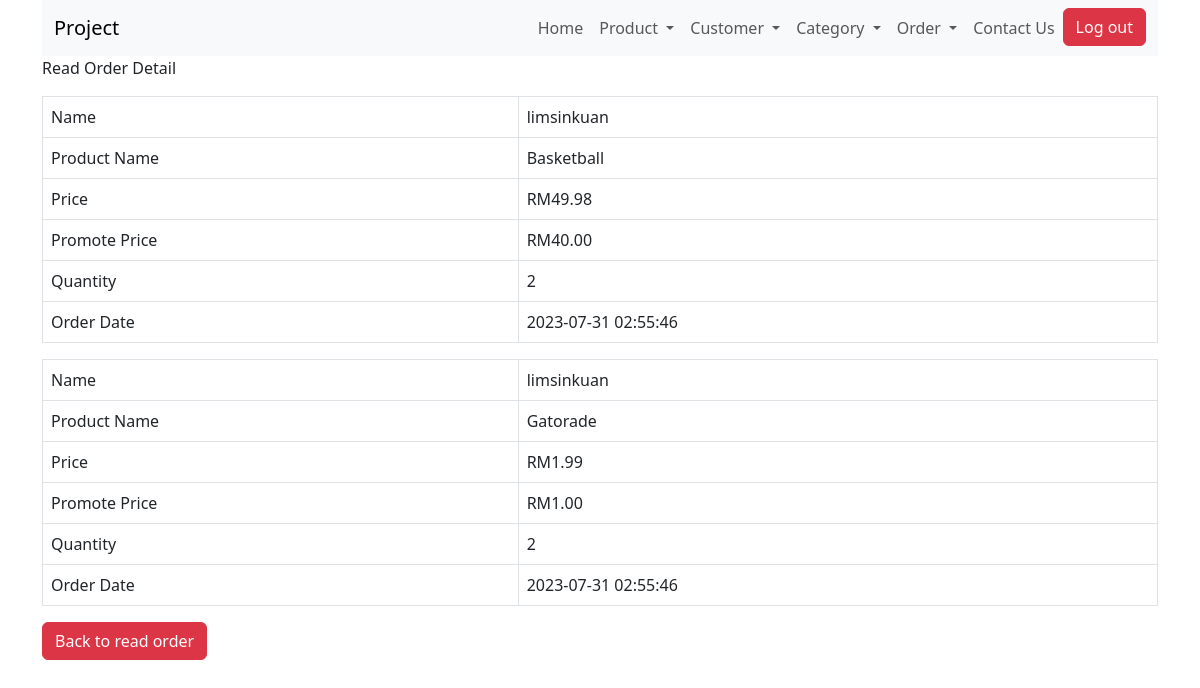
/order_detail_read.php?id=3, run on an earlier commit of the app's database.
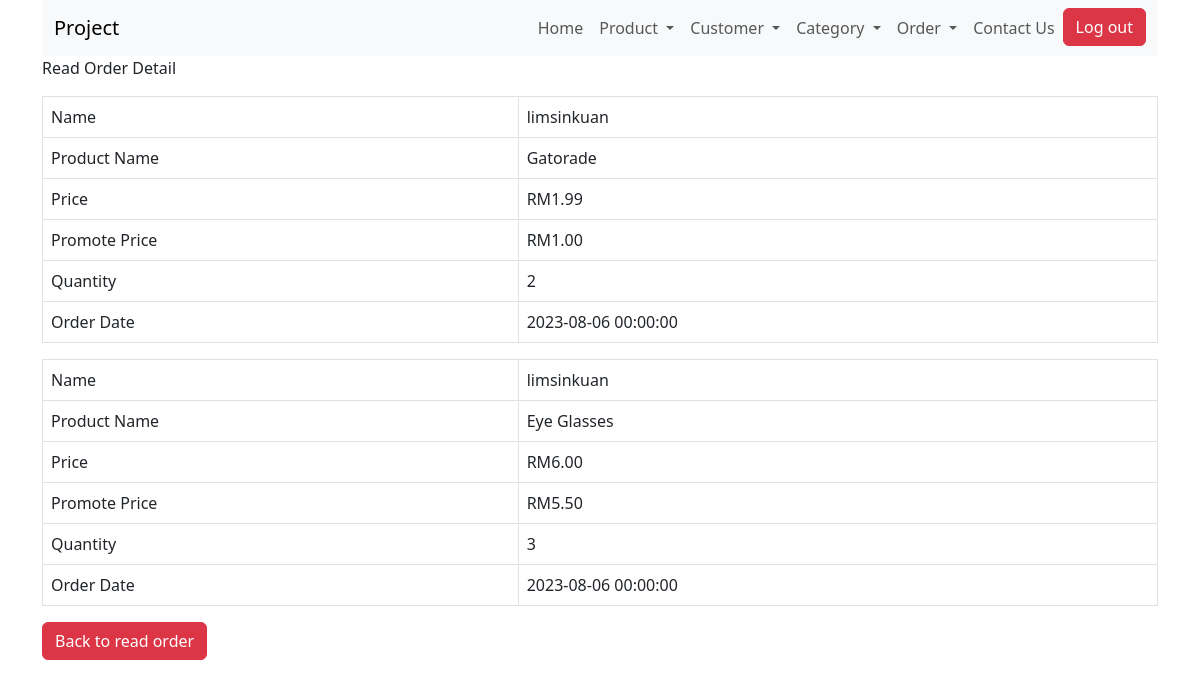
And on a later commit of the database.
### tables this page shows
CREATE TABLE `order_detail` (
  `order_detail_id` int(11) NOT NULL,
  `order_id` int(11) NOT NULL,
  `product_id` int(11) NOT NULL,
  `quantity` int(11) NOT NULL
);

CREATE TABLE `products` (
  `id` int(11) NOT NULL,
  `name` varchar(128) NOT NULL,
  `category_id` int(11) NOT NULL,
  `description` text NOT NULL,
  `price` double NOT NULL,
  `promote_price` float NOT NULL,
  `manufacture_date` datetime NOT NULL,
  `expired_date` datetime NOT NULL,
  `created` datetime NOT NULL,
  `modified` timestamp NOT NULL DEFAULT current_timestamp() ON UPDATE current_timestamp()
);

CREATE TABLE `order_summary` (
  `order_id` int(11) NOT NULL,
  `customer_id` int(11) NOT NULL,
  `order_date` datetime NOT NULL
);

CREATE TABLE `customers` (
  `user_id` int(11) NOT NULL,
  `username` varchar(20) NOT NULL,
  `first_name` varchar(20) NOT NULL,
  `last_name` varchar(20) NOT NULL,
  `password` text NOT NULL,
  `email` varchar(30) NOT NULL,
  `date_of_birth` date NOT NULL,
  `registration_date_time` datetime NOT NULL DEFAULT current_timestamp() ON UPDATE current_timestamp(),
  `gender` enum('male','female') NOT NULL,
  `status` enum('active','inactive') NOT NULL DEFAULT 'active'
);

### order_detail_read.php (the view, shortened to what this page needs)
<!DOCTYPE HTML>
<html>
<head>
    <link href="https://cdn.jsdelivr.net/npm/bootstrap@5.3.0/dist/css/bootstrap.min.css" rel="stylesheet">
</head>
<body>
    <div class="container">
        <?php
        include 'menu/menu.php';
        ?>
        <div>
            <p>Read Order Detail</p>
        </div>
        <?php
        $id = isset($_GET['id']) ? $_GET['id'] : die('ERROR: Record ID not found.');
        include 'config/database.php';
        try {
            $query = "SELECT customers.username, products.id, products.name, products.promote_price, products.price, order_summary.customer_id, order_summary.order_date, order_detail.order_detail_id, order_detail.order_id, order_detail.product_id, order_detail.quantity FROM order_detail INNER JOIN products ON products.id = order_detail.product_id INNER JOIN order_summary ON order_summary.order_id = order_detail.order_id INNER JOIN customers ON customers.user_id = order_summary.customer_id WHERE order_detail.order_id = :id";
            $stmt = $con->prepare($query);
            $stmt->bindParam(":id", $id);
            $stmt->execute();
            while ($row = $stmt->fetch(PDO::FETCH_ASSOC)) {
                echo "<table class='table table-hover table-responsive table-bordered'>";
                echo "<tr>";
                echo "<td>Name</td>";
                echo "<td>" . $username = $row['username'] . "</td>";
                echo "</tr>";
                echo "<tr>";
                echo "<td>Product Name</td>";
                echo "<td>" . $product_name = $row['name'] . "</td>";
                echo "</tr>";
                $price = $row['price'];
                echo "<tr>";
                echo "<td>Price</td>";
                echo "<td>" . "RM" . $decimalprice = number_format((float)$price, 2, '.', '') . "</td>";
                echo "</tr>";
                $promote_price = $row['promote_price'];
                echo "<tr>";
                echo "<td>Promote Price</td>";
                echo "<td>" . "RM" . $decimalpromote = number_format((float)$promote_price, 2, '.', '') . "</td>";
                echo "</tr>";
                echo "<tr>";
                echo "<td>Quantity</td>";
                echo "<td>" . $quantity = $row['quantity'] . "</td>";
                echo "</tr>";
                echo "<tr>";
                echo "<td>Order Date</td>";
                echo "<td>" . $order_date = $row['order_date'] . "</td>";
                echo "</tr>";
                echo "</table>";
            }
            echo "<td><a href='order_read.php' class='btn btn-danger'>Back to read order</a></td>";
        }
        catch (PDOException $exception) {
            die('ERROR: ' . $exception->getMessage());
        }
        ?>
    </div>
</body>
</html>

What changed in the data, as far as the page shows it:
changed order_detail: product.name "Basketball" → "Gatorade"; product.price "49.98" → "1.99"; product.promote_price "40.00" → "1.00"; order.order_date "2023-07-31 02:55:46" → "2023-08-06 00:00:00"
changed order_detail: product.name "Gatorade" → "Eye Glasses"; product.price "1.99" → "6.00"; product.promote_price "1.00" → "5.50"; quantity "2" → "3"; order.order_date "2023-07-31 02:55:46" → "2023-08-06 00:00:00"
